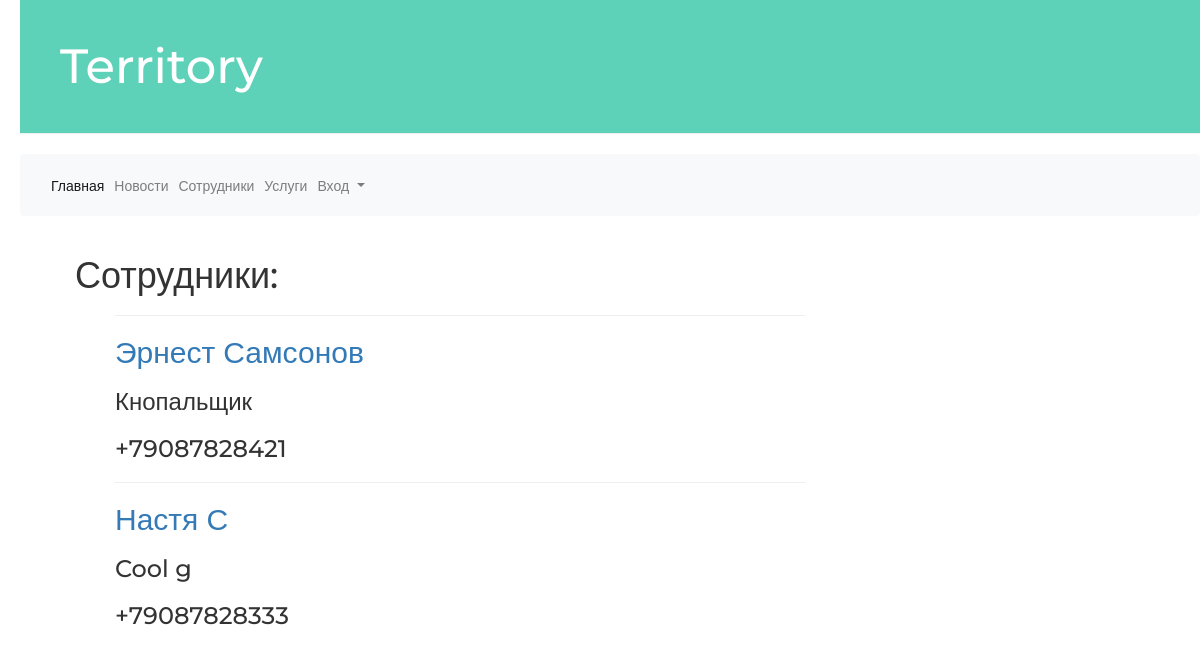
The page /accounts/employee_list/ on the database its author committed.
### accounts/models.py (models this page shows, shortened)
class Employee(models.Model):
    user = models.OneToOneField(Customer, on_delete=models.CASCADE)
    patronymic = models.CharField(max_length=150, null=True, blank=True)
    number = PhoneNumberField(unique=False, null=False, blank=False)
    birth_date = models.DateField(null=True, blank=True)
    position = models.CharField(max_length=150, null=True, blank=True)
    schedule = models.ForeignKey(Workday, on_delete=models.CASCADE, null=True, blank=True)
    objects = UserManager()
    class Meta:
        db_table = 'employee'

class Customer(AbstractUser):
    number = PhoneNumberField(unique=False, null=False, blank=False)
    birth_date = models.DateField(null=True, blank=True)
    objects = UserManager()
    class Meta:
        db_table = 'customer'

### accounts/views.py (the view)
# urls.py: path("employee_list/", views.employee_list, name="employee_list"),
def employee_list(request):
    employees = Employee.objects.all()
    return render(request, 'accounts/employee_list.html', {'employees': employees})

### territory/templates/accounts/employee_list.html
<!DOCTYPE html>
{% extends 'base.html'%}
{% block content %}
    <h1>Сотрудники:</h1>
    {% for employee in employees %}
        <ul>
            {% if employee.user.is_staff %}
                <hr class="hr-line">
                <h2><a href="{% url 'employee_detail' pk=employee.pk %}">
                    {{ employee.user.first_name }} {{ employee.user.last_name }}</a></h2>
                <h3>{{ employee.position }}</h3>
                <h3>{{ employee.user.number }}</h3>
            {% endif %}
        </ul>
    {% endfor %}
{% endblock %}

### blog/static/css/blog.css (style rules this page uses)
body { padding-left: 20px; }
h1, h2, h3, h4 { font-family: 'Montserrat', sans-serif; }

### rows shown on the page
Employee: user.first_name "Эрнест", user.last_name "Самсонов", position "Кнопальщик", user.number "+79087828421"
Employee: user.first_name "Настя", user.last_name "С", position "Cool g", user.number "+79087828333"
